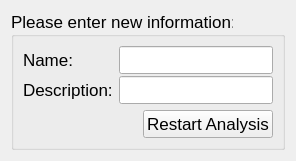
<ui version="4.0" >
 <class>McaRerunDialog</class>
 <widget class="QWidget" name="McaRerunDialog" >
  <property name="windowModality" >
   <enum>Qt::ApplicationModal</enum>
  </property>
  <property name="geometry" >
   <rect>
    <x>0</x>
    <y>0</y>
    <width>296</width>
    <height>151</height>
   </rect>
  </property>
  <property name="windowTitle" >
   <string>Rerun Analysis</string>
  </property>
  <layout class="QVBoxLayout" >
   <item>
    <widget class="QGroupBox" name="groupBox_4" >
     <property name="font" >
      <font>
       <family>Arial</family>
       <pointsize>13</pointsize>
      </font>
     </property>
     <property name="title" >
      <string>Please enter new information:</string>
     </property>
     <layout class="QVBoxLayout" >
      <item>
       <layout class="QHBoxLayout" >
        <item>
         <layout class="QVBoxLayout" >
          <property name="spacing" >
           <number>2</number>
          </property>
          <item>
           <widget class="QLabel" name="label_8" >
            <property name="text" >
             <string>Name:</string>
            </property>
           </widget>
          </item>
          <item>
           <widget class="QLabel" name="label_9" >
            <property name="text" >
             <string>Description:</string>
            </property>
           </widget>
          </item>
         </layout>
        </item>
        <item>
         <layout class="QVBoxLayout" >
          <property name="spacing" >
           <number>2</number>
          </property>
          <item>
           <widget class="QLineEdit" name="analysis_name_edit" >
            <property name="minimumSize" >
             <size>
              <width>150</width>
              <height>0</height>
             </size>
            </property>
           </widget>
          </item>
          <item>
           <widget class="QLineEdit" name="analysis_description_edit" >
            <property name="minimumSize" >
             <size>
              <width>150</width>
              <height>0</height>
             </size>
            </property>
           </widget>
          </item>
         </layout>
        </item>
       </layout>
      </item>
      <item>
       <layout class="QHBoxLayout" >
        <item>
         <spacer>
          <property name="orientation" >
           <enum>Qt::Horizontal</enum>
          </property>
          <property name="sizeHint" >
           <size>
            <width>40</width>
            <height>20</height>
           </size>
          </property>
         </spacer>
        </item>
        <item>
         <widget class="QPushButton" name="restart_analysis_button" >
          <property name="font" >
           <font>
            <family>Arial</family>
            <pointsize>13</pointsize>
           </font>
          </property>
          <property name="text" >
           <string>Restart Analysis</string>
          </property>
         </widget>
        </item>
       </layout>
      </item>
     </layout>
    </widget>
   </item>
  </layout>
 </widget>
 <resources/>
 <connections/>
</ui>
